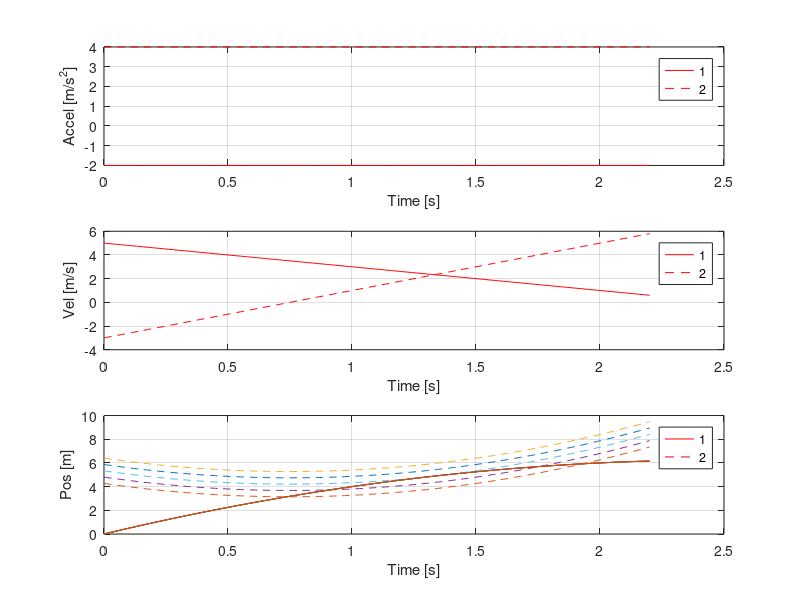

Source code (MATLAB):
v1     =  5;
v2     = -3;
a1     = -2;
a2     =  4;
dt     = 0.01;
t      = 0:dt:2.2;
v1_vec = v1 * ones(1,numel(t)) + a1 * t;
v2_vec = v2 * ones(1,numel(t)) + a2 * t;
a1_vec = a1 * ones(1,numel(t));
a2_vec = a2 * ones(1,numel(t));
l_max  = 0.5 * ( abs(v1) + abs(v2) )^2 / ( abs(a1)+ abs(a2) );
dl     = 0.1 * l_max;
l      = (l_max - 2 * dl): dl: (l_max + 2 * dl);

figure(1)
subplot(3,1,1)
plot(t, a1_vec, '-r'); hold on;
plot(t, a2_vec, '--r');
xlabel('Time [s]')
ylabel('Accel [m/s^2]')
legend('1','2')
grid on;

subplot(3,1,2)
plot(t, v1_vec, '-r'); hold on;
plot(t, v2_vec, '--r');
xlabel('Time [s]');
ylabel('Vel [m/s]')
legend('1','2')
grid on;

subplot(3,1,3)
plot(NaN, NaN, '-r'); hold on;
plot(NaN, NaN, '--r'); hold on;
for i = 1:numel(l)
    x1 = v1 * t + 0.5 * a1 * t.^2;
    x2 = v2 * t + 0.5 * a2 * t.^2 + l(i);
    plot(t, x1, 'LineStyle', '-'); hold on;
    plot(t, x2, 'LineStyle', '--'); hold on;
end
legend('1','2')
xlabel('Time [s]')
ylabel('Pos [m]')
grid on;